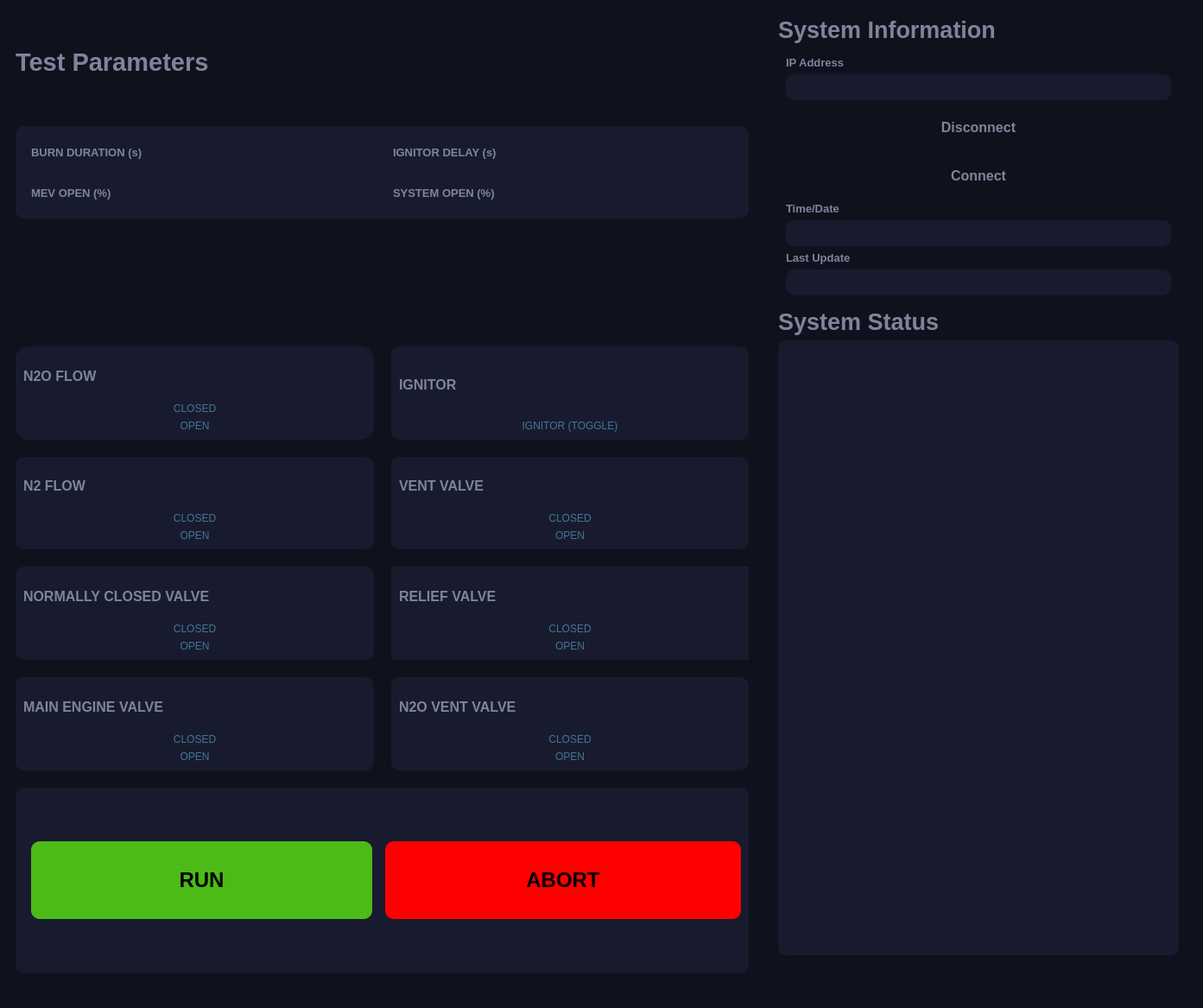
<?xml version="1.0" encoding="UTF-8"?>
<ui version="4.0">
 <class>MainWindow</class>
 <widget class="QMainWindow" name="MainWindow">
  <property name="geometry">
   <rect>
    <x>0</x>
    <y>0</y>
    <width>1393</width>
    <height>1167</height>
   </rect>
  </property>
  <property name="windowTitle">
   <string>MainWindow</string>
  </property>
  <property name="autoFillBackground">
   <bool>false</bool>
  </property>
  <property name="styleSheet">
   <string notr="true">background: #0f111d</string>
  </property>
  <property name="toolButtonStyle">
   <enum>Qt::ToolButtonIconOnly</enum>
  </property>
  <property name="animated">
   <bool>true</bool>
  </property>
  <property name="dockNestingEnabled">
   <bool>true</bool>
  </property>
  <property name="unifiedTitleAndToolBarOnMac">
   <bool>false</bool>
  </property>
  <widget class="QWidget" name="centralwidget">
   <property name="styleSheet">
    <string notr="true"/>
   </property>
   <layout class="QHBoxLayout" name="horizontalLayout_5">
    <item>
     <widget class="QFrame" name="sys_controls">
      <property name="autoFillBackground">
       <bool>false</bool>
      </property>
      <property name="styleSheet">
       <string notr="true">color: #0f111d;border: 0px</string>
      </property>
      <property name="frameShape">
       <enum>QFrame::StyledPanel</enum>
      </property>
      <property name="frameShadow">
       <enum>QFrame::Sunken</enum>
      </property>
      <layout class="QGridLayout" name="gridLayout">
       <property name="spacing">
        <number>20</number>
       </property>
       <item row="4" column="1">
        <widget class="QFrame" name="IG_frame">
         <property name="styleSheet">
          <string notr="true">border: 0px;background: #181b2e;border-radius: 10px;</string>
         </property>
         <property name="frameShape">
          <enum>QFrame::StyledPanel</enum>
         </property>
         <property name="frameShadow">
          <enum>QFrame::Plain</enum>
         </property>
         <layout class="QVBoxLayout" name="verticalLayout_3">
          <item>
           <widget class="QLabel" name="label_PV_3">
            <property name="font">
             <font>
              <pointsize>12</pointsize>
              <weight>75</weight>
              <bold>true</bold>
             </font>
            </property>
            <property name="styleSheet">
             <string notr="true">
border: none;color: #7f849a</string>
            </property>
            <property name="text">
             <string>IGNITOR</string>
            </property>
           </widget>
          </item>
          <item>
           <widget class="QPushButton" name="igniter_btn_toggle">
            <property name="enabled">
             <bool>false</bool>
            </property>
            <property name="styleSheet">
             <string notr="true">font: 12pt &quot;Segoe UI&quot;;
display:inline-block;
padding:0.35em 1.2em;
border:0.1em solid #3f3f3f;
margin:0 0.3em 0.3em 0;
border-radius:0.12em;
box-sizing: border-box;
text-decoration:none;
font-family:'Roboto',sans-serif;
font-weight:300;
color: #437596;
text-align:center;
transition: all 0.2s;</string>
            </property>
            <property name="text">
             <string>IGNITOR (TOGGLE)</string>
            </property>
           </widget>
          </item>
         </layout>
        </widget>
       </item>
       <item row="6" column="1">
        <widget class="QFrame" name="RV_frame">
         <property name="styleSheet">
          <string notr="true">border: 0px;background: #181b2e</string>
         </property>
         <property name="frameShape">
          <enum>QFrame::StyledPanel</enum>
         </property>
         <property name="frameShadow">
          <enum>QFrame::Plain</enum>
         </property>
         <layout class="QVBoxLayout" name="verticalLayout_6">
          <item>
           <widget class="QLabel" name="label_RV">
            <property name="font">
             <font>
              <pointsize>12</pointsize>
              <weight>75</weight>
              <bold>true</bold>
             </font>
            </property>
            <property name="styleSheet">
             <string notr="true">
border: none;color: #7f849a</string>
            </property>
            <property name="text">
             <string>RELIEF VALVE </string>
            </property>
           </widget>
          </item>
          <item>
           <widget class="QPushButton" name="RV_btn_off">
            <property name="styleSheet">
             <string notr="true">font: 12pt &quot;Segoe UI&quot;;
display:inline-block;
padding:0.35em 1.2em;
border:0.1em solid #3f3f3f;
margin:0 0.3em 0.3em 0;
border-radius:0.12em;
box-sizing: border-box;
text-decoration:none;
font-family:'Roboto',sans-serif;
font-weight:300;
color: #437596;
text-align:center;
transition: all 0.2s;</string>
            </property>
            <property name="text">
             <string>CLOSED</string>
            </property>
           </widget>
          </item>
          <item>
           <widget class="QPushButton" name="RV_btn_on">
            <property name="styleSheet">
             <string notr="true">font: 12pt &quot;Segoe UI&quot;;
display:inline-block;
padding:0.35em 1.2em;
border:0.1em solid #3f3f3f;
margin:0 0.3em 0.3em 0;
border-radius:0.12em;
box-sizing: border-box;
text-decoration:none;
font-family:'Roboto',sans-serif;
font-weight:300;
color: #437596;
text-align:center;
transition: all 0.2s;</string>
            </property>
            <property name="text">
             <string>OPEN</string>
            </property>
           </widget>
          </item>
         </layout>
        </widget>
       </item>
       <item row="7" column="1">
        <widget class="QFrame" name="N2OV_frame">
         <property name="styleSheet">
          <string notr="true">border: 0px;background: #181b2e;border-radius: 10px;</string>
         </property>
         <property name="frameShape">
          <enum>QFrame::StyledPanel</enum>
         </property>
         <property name="frameShadow">
          <enum>QFrame::Plain</enum>
         </property>
         <layout class="QVBoxLayout" name="verticalLayout_5">
          <item>
           <widget class="QLabel" name="label_PV_2">
            <property name="font">
             <font>
              <family>MS Shell Dlg 2</family>
              <pointsize>12</pointsize>
              <weight>75</weight>
              <italic>false</italic>
              <bold>true</bold>
             </font>
            </property>
            <property name="styleSheet">
             <string notr="true">
border: none;color: #7f849a</string>
            </property>
            <property name="text">
             <string>N2O VENT VALVE  </string>
            </property>
           </widget>
          </item>
          <item>
           <widget class="QPushButton" name="N2OV_btn_off">
            <property name="styleSheet">
             <string notr="true">font: 12pt &quot;Segoe UI&quot;;
display:inline-block;
padding:0.35em 1.2em;
border:0.1em solid #3f3f3f;
margin:0 0.3em 0.3em 0;
border-radius:0.12em;
box-sizing: border-box;
text-decoration:none;
font-family:'Roboto',sans-serif;
font-weight:300;
color: #437596;
text-align:center;
transition: all 0.2s;</string>
            </property>
            <property name="text">
             <string>CLOSED</string>
            </property>
           </widget>
          </item>
          <item>
           <widget class="QPushButton" name="N2OV_btn_on">
            <property name="styleSheet">
             <string notr="true">font: 12pt &quot;Segoe UI&quot;;
display:inline-block;
padding:0.35em 1.2em;
border:0.1em solid #3f3f3f;
margin:0 0.3em 0.3em 0;
border-radius:0.12em;
box-sizing: border-box;
text-decoration:none;
font-family:'Roboto',sans-serif;
font-weight:300;
color: #437596;
text-align:center;
transition: all 0.2s;</string>
            </property>
            <property name="text">
             <string>OPEN</string>
            </property>
           </widget>
          </item>
         </layout>
        </widget>
       </item>
       <item row="4" column="0">
        <widget class="QFrame" name="N2O_frame">
         <property name="styleSheet">
          <string notr="true">border: 0px;background: #181b2e;border-radius: 15px;</string>
         </property>
         <property name="frameShape">
          <enum>QFrame::StyledPanel</enum>
         </property>
         <property name="frameShadow">
          <enum>QFrame::Plain</enum>
         </property>
         <layout class="QVBoxLayout" name="verticalLayout_2">
          <item>
           <widget class="QLabel" name="label_N2O">
            <property name="font">
             <font>
              <family>MS Shell Dlg 2</family>
              <pointsize>12</pointsize>
              <weight>75</weight>
              <italic>false</italic>
              <bold>true</bold>
             </font>
            </property>
            <property name="styleSheet">
             <string notr="true">
border: none;color: #7f849a</string>
            </property>
            <property name="text">
             <string>N2O FLOW</string>
            </property>
           </widget>
          </item>
          <item>
           <widget class="QPushButton" name="N2O_btn_off">
            <property name="enabled">
             <bool>true</bool>
            </property>
            <property name="autoFillBackground">
             <bool>false</bool>
            </property>
            <property name="styleSheet">
             <string notr="true">font: 12pt &quot;Segoe UI&quot;;
display:inline-block;
padding:0.35em 1.2em;
border:0.1em solid #3f3f3f;
margin:0 0.3em 0.3em 0;
border-radius:0.12em;
box-sizing: border-box;
text-decoration:none;
font-family:'Roboto',sans-serif;
font-weight:300;
color: #437596;
text-align:center;
transition: all 0.2s;</string>
            </property>
            <property name="text">
             <string>CLOSED</string>
            </property>
            <property name="checkable">
             <bool>false</bool>
            </property>
           </widget>
          </item>
          <item>
           <widget class="QPushButton" name="N2O_btn_on">
            <property name="styleSheet">
             <string notr="true">font: 12pt &quot;Segoe UI&quot;;
display:inline-block;
padding:0.35em 1.2em;
border:0.1em solid #3f3f3f;
margin:0 0.3em 0.3em 0;
border-radius:0.12em;
box-sizing: border-box;
text-decoration:none;
font-family:'Roboto',sans-serif;
font-weight:300;
color: #437596;
text-align:center;
transition: all 0.2s;</string>
            </property>
            <property name="text">
             <string>OPEN</string>
            </property>
           </widget>
          </item>
         </layout>
        </widget>
       </item>
       <item row="5" column="1">
        <widget class="QFrame" name="VV_frame">
         <property name="styleSheet">
          <string notr="true">border: 0px;background: #181b2e;border-radius: 10px;</string>
         </property>
         <property name="frameShape">
          <enum>QFrame::StyledPanel</enum>
         </property>
         <property name="frameShadow">
          <enum>QFrame::Plain</enum>
         </property>
         <layout class="QVBoxLayout" name="verticalLayout_8">
          <item>
           <widget class="QLabel" name="label_VV">
            <property name="font">
             <font>
              <family>MS Shell Dlg 2</family>
              <pointsize>12</pointsize>
              <weight>75</weight>
              <italic>false</italic>
              <bold>true</bold>
             </font>
            </property>
            <property name="styleSheet">
             <string notr="true">;
border: none;color: #7f849a</string>
            </property>
            <property name="text">
             <string>VENT VALVE</string>
            </property>
           </widget>
          </item>
          <item>
           <widget class="QPushButton" name="VV_btn_off">
            <property name="styleSheet">
             <string notr="true">font: 12pt &quot;Segoe UI&quot;;
display:inline-block;
padding:0.35em 1.2em;
border:0.1em solid #3f3f3f;
margin:0 0.3em 0.3em 0;
border-radius:0.12em;
box-sizing: border-box;
text-decoration:none;
font-family:'Roboto',sans-serif;
font-weight:300;
color: #437596;
text-align:center;
transition: all 0.2s;</string>
            </property>
            <property name="text">
             <string>CLOSED</string>
            </property>
           </widget>
          </item>
          <item>
           <widget class="QPushButton" name="VV_btn_on">
            <property name="styleSheet">
             <string notr="true">font: 12pt &quot;Segoe UI&quot;;
display:inline-block;
padding:0.35em 1.2em;
border:0.1em solid #3f3f3f;
margin:0 0.3em 0.3em 0;
border-radius:0.12em;
box-sizing: border-box;
text-decoration:none;
font-family:'Roboto',sans-serif;
font-weight:300;
color: #437596;
text-align:center;
transition: all 0.2s;</string>
            </property>
            <property name="text">
             <string>OPEN</string>
            </property>
           </widget>
          </item>
         </layout>
        </widget>
       </item>
       <item row="2" column="0">
        <widget class="QLabel" name="valve_control_label">
         <property name="styleSheet">
          <string notr="true">font: 18pt &quot;MS Shell Dlg 2&quot;;181b2e</string>
         </property>
         <property name="text">
          <string> System Controls </string>
         </property>
        </widget>
       </item>
       <item row="0" column="0">
        <widget class="QLabel" name="test_parms_label">
         <property name="font">
          <font>
           <family>MS Shell Dlg 2</family>
           <pointsize>22</pointsize>
           <weight>75</weight>
           <italic>false</italic>
           <bold>true</bold>
          </font>
         </property>
         <property name="styleSheet">
          <string notr="true">color: #7f849a;</string>
         </property>
         <property name="text">
          <string>Test Parameters</string>
         </property>
        </widget>
       </item>
       <item row="8" column="0" rowspan="2" colspan="2">
        <widget class="QFrame" name="sys_info_frame_2">
         <property name="autoFillBackground">
          <bool>false</bool>
         </property>
         <property name="styleSheet">
          <string notr="true">background: #181b2e;border-radius: 10px;</string>
         </property>
         <property name="frameShape">
          <enum>QFrame::StyledPanel</enum>
         </property>
         <property name="frameShadow">
          <enum>QFrame::Sunken</enum>
         </property>
         <property name="lineWidth">
          <number>3</number>
         </property>
         <property name="midLineWidth">
          <number>3</number>
         </property>
         <layout class="QHBoxLayout" name="horizontalLayout">
          <item>
           <widget class="QFrame" name="frame">
            <property name="frameShape">
             <enum>QFrame::StyledPanel</enum>
            </property>
            <property name="frameShadow">
             <enum>QFrame::Raised</enum>
            </property>
            <layout class="QHBoxLayout" name="horizontalLayout_2">
             <item>
              <widget class="QPushButton" name="run_btn">
               <property name="sizePolicy">
                <sizepolicy hsizetype="Expanding" vsizetype="Fixed">
                 <horstretch>0</horstretch>
                 <verstretch>0</verstretch>
                </sizepolicy>
               </property>
               <property name="minimumSize">
                <size>
                 <width>0</width>
                 <height>90</height>
                </size>
               </property>
               <property name="font">
                <font>
                 <pointsize>18</pointsize>
                 <weight>75</weight>
                 <bold>true</bold>
                </font>
               </property>
               <property name="styleSheet">
                <string notr="true">background-color: rgb(76, 187, 23);
display:inline-block;
padding:0.5em 0.5em;
box-sizing: border-box;
text-decoration:none;
color:#000000;
text-align:center;
transition: all 0.2s;
border-radius: 10px;</string>
               </property>
               <property name="text">
                <string>RUN</string>
               </property>
              </widget>
             </item>
            </layout>
           </widget>
          </item>
          <item>
           <widget class="QPushButton" name="abort_btn">
            <property name="sizePolicy">
             <sizepolicy hsizetype="Expanding" vsizetype="Fixed">
              <horstretch>0</horstretch>
              <verstretch>0</verstretch>
             </sizepolicy>
            </property>
            <property name="minimumSize">
             <size>
              <width>0</width>
              <height>90</height>
             </size>
            </property>
            <property name="font">
             <font>
              <pointsize>18</pointsize>
              <weight>75</weight>
              <bold>true</bold>
             </font>
            </property>
            <property name="styleSheet">
             <string notr="true">display:inline-block;
padding:0.5em 0.5em;
background-color: rgb(255,0,0);
box-sizing: border-box;
text-decoration:none;
color:#000000;
text-align:center;
transition: all 0.2s;
</string>
            </property>
            <property name="text">
             <string>ABORT</string>
            </property>
           </widget>
          </item>
         </layout>
        </widget>
       </item>
       <item row="5" column="0">
        <widget class="QFrame" name="N2_frame">
         <property name="styleSheet">
          <string notr="true">border: 0px;background: #181b2e;border-radius: 10px;</string>
         </property>
         <property name="frameShape">
          <enum>QFrame::StyledPanel</enum>
         </property>
         <property name="frameShadow">
          <enum>QFrame::Plain</enum>
         </property>
         <layout class="QVBoxLayout" name="verticalLayout">
          <item>
           <widget class="QLabel" name="label_N2">
            <property name="font">
             <font>
              <pointsize>12</pointsize>
              <weight>75</weight>
              <bold>true</bold>
             </font>
            </property>
            <property name="styleSheet">
             <string notr="true">
border: none;color: #7f849a</string>
            </property>
            <property name="text">
             <string>N2 FLOW</string>
            </property>
           </widget>
          </item>
          <item>
           <widget class="QPushButton" name="N2_btn_off">
            <property name="styleSheet">
             <string notr="true">font: 12pt &quot;Segoe UI&quot;;
display:inline-block;
padding:0.35em 1.2em;
border:0.1em solid #3f3f3f;
margin:0 0.3em 0.3em 0;
border-radius:0.12em;
box-sizing: border-box;
text-decoration:none;
font-family:'Roboto',sans-serif;
font-weight:300;
color: #437596;
text-align:center;
transition: all 0.2s;</string>
            </property>
            <property name="text">
             <string>CLOSED</string>
            </property>
           </widget>
          </item>
          <item>
           <widget class="QPushButton" name="N2_btn_on">
            <property name="styleSheet">
             <string notr="true">font: 12pt &quot;Segoe UI&quot;;
display:inline-block;
padding:0.35em 1.2em;
border:0.1em solid #3f3f3f;
margin:0 0.3em 0.3em 0;
border-radius:0.12em;
box-sizing: border-box;
text-decoration:none;
font-family:'Roboto',sans-serif;
font-weight:300;
color: #437596;
text-align:center;
transition: all 0.2s;</string>
            </property>
            <property name="text">
             <string>OPEN</string>
            </property>
           </widget>
          </item>
         </layout>
        </widget>
       </item>
       <item row="1" column="0" colspan="2">
        <widget class="QFrame" name="test_parms_frame">
         <property name="styleSheet">
          <string notr="true">background: #181b2e;border-radius: 10px;</string>
         </property>
         <property name="frameShape">
          <enum>QFrame::StyledPanel</enum>
         </property>
         <property name="frameShadow">
          <enum>QFrame::Plain</enum>
         </property>
         <layout class="QGridLayout" name="gridLayout_2">
          <item row="2" column="1">
           <widget class="QFrame" name="BD_frame_2">
            <property name="frameShape">
             <enum>QFrame::StyledPanel</enum>
            </property>
            <property name="frameShadow">
             <enum>QFrame::Raised</enum>
            </property>
            <layout class="QHBoxLayout" name="horizontalLayout_6">
             <item>
              <widget class="QLabel" name="BD_label_2">
               <property name="font">
                <font>
                 <pointsize>10</pointsize>
                 <weight>75</weight>
                 <bold>true</bold>
                </font>
               </property>
               <property name="styleSheet">
                <string notr="true">color: #7f849a</string>
               </property>
               <property name="text">
                <string>MEV OPEN (%)</string>
               </property>
              </widget>
             </item>
             <item>
              <widget class="QLineEdit" name="BD_lineEdit_2"/>
             </item>
            </layout>
           </widget>
          </item>
          <item row="0" column="1">
           <widget class="QFrame" name="BD_frame">
            <property name="frameShape">
             <enum>QFrame::StyledPanel</enum>
            </property>
            <property name="frameShadow">
             <enum>QFrame::Raised</enum>
            </property>
            <layout class="QHBoxLayout" name="horizontalLayout_3">
             <item>
              <widget class="QLabel" name="BD_label">
               <property name="font">
                <font>
                 <pointsize>10</pointsize>
                 <weight>75</weight>
                 <bold>true</bold>
                </font>
               </property>
               <property name="styleSheet">
                <string notr="true">color: #7f849a</string>
               </property>
               <property name="text">
                <string>BURN DURATION (s)</string>
               </property>
              </widget>
             </item>
             <item>
              <widget class="QLineEdit" name="BD_lineEdit"/>
             </item>
            </layout>
           </widget>
          </item>
          <item row="0" column="2">
           <widget class="QFrame" name="ID_frame">
            <property name="frameShape">
             <enum>QFrame::StyledPanel</enum>
            </property>
            <property name="frameShadow">
             <enum>QFrame::Raised</enum>
            </property>
            <layout class="QHBoxLayout" name="horizontalLayout_4">
             <item>
              <widget class="QLabel" name="ID_label">
               <property name="font">
                <font>
                 <pointsize>10</pointsize>
                 <weight>75</weight>
                 <bold>true</bold>
                </font>
               </property>
               <property name="styleSheet">
                <string notr="true">color: #7f849a</string>
               </property>
               <property name="text">
                <string>IGNITOR DELAY (s)</string>
               </property>
              </widget>
             </item>
             <item>
              <widget class="QLineEdit" name="lineEdit_3"/>
             </item>
            </layout>
           </widget>
          </item>
          <item row="2" column="2">
           <widget class="QFrame" name="BD_frame_3">
            <property name="frameShape">
             <enum>QFrame::StyledPanel</enum>
            </property>
            <property name="frameShadow">
             <enum>QFrame::Raised</enum>
            </property>
            <layout class="QHBoxLayout" name="horizontalLayout_7">
             <item>
              <widget class="QLabel" name="BD_label_3">
               <property name="font">
                <font>
                 <pointsize>10</pointsize>
                 <weight>75</weight>
                 <bold>true</bold>
                </font>
               </property>
               <property name="styleSheet">
                <string notr="true">color: #7f849a</string>
               </property>
               <property name="text">
                <string>SYSTEM OPEN (%)</string>
               </property>
              </widget>
             </item>
             <item>
              <widget class="QLineEdit" name="BD_lineEdit_3"/>
             </item>
            </layout>
           </widget>
          </item>
         </layout>
        </widget>
       </item>
       <item row="6" column="0">
        <widget class="QFrame" name="NCV_frame">
         <property name="styleSheet">
          <string notr="true">border: 0px;background: #181b2e;border-radius: 10px;</string>
         </property>
         <property name="frameShape">
          <enum>QFrame::StyledPanel</enum>
         </property>
         <property name="frameShadow">
          <enum>QFrame::Plain</enum>
         </property>
         <property name="lineWidth">
          <number>0</number>
         </property>
         <layout class="QVBoxLayout" name="verticalLayout_7">
          <item>
           <widget class="QLabel" name="label">
            <property name="font">
             <font>
              <family>MS Shell Dlg 2</family>
              <pointsize>12</pointsize>
              <weight>75</weight>
              <italic>false</italic>
              <bold>true</bold>
             </font>
            </property>
            <property name="styleSheet">
             <string notr="true">
border: none;color: #7f849a</string>
            </property>
            <property name="text">
             <string>NORMALLY CLOSED VALVE</string>
            </property>
           </widget>
          </item>
          <item>
           <widget class="QPushButton" name="NCV_btn_off">
            <property name="styleSheet">
             <string notr="true">font: 12pt &quot;Segoe UI&quot;;
display:inline-block;
padding:0.35em 1.2em;
border:0.1em solid #3f3f3f;
margin:0 0.3em 0.3em 0;
border-radius:0.12em;
box-sizing: border-box;
text-decoration:none;
font-family:'Roboto',sans-serif;
font-weight:300;
color: #437596;
text-align:center;
transition: all 0.2s;</string>
            </property>
            <property name="text">
             <string>CLOSED</string>
            </property>
           </widget>
          </item>
          <item>
           <widget class="QPushButton" name="NCV_btn_on">
            <property name="styleSheet">
             <string notr="true">font: 12pt &quot;Segoe UI&quot;;
display:inline-block;
padding:0.35em 1.2em;
border:0.1em solid #3f3f3f;
margin:0 0.3em 0.3em 0;
border-radius:0.12em;
box-sizing: border-box;
text-decoration:none;
font-family:'Roboto',sans-serif;
font-weight:300;
color: #437596;
text-align:center;
transition: all 0.2s;</string>
            </property>
            <property name="text">
             <string>OPEN</string>
            </property>
           </widget>
          </item>
         </layout>
        </widget>
       </item>
       <item row="7" column="0">
        <widget class="QFrame" name="MEV_frame">
         <property name="styleSheet">
          <string notr="true">border: 0px;background: #181b2e;border-radius: 10px;</string>
         </property>
         <property name="frameShape">
          <enum>QFrame::StyledPanel</enum>
         </property>
         <property name="frameShadow">
          <enum>QFrame::Plain</enum>
         </property>
         <layout class="QVBoxLayout" name="verticalLayout_4">
          <item>
           <widget class="QLabel" name="label_MEV">
            <property name="font">
             <font>
              <pointsize>12</pointsize>
              <weight>75</weight>
              <bold>true</bold>
             </font>
            </property>
            <property name="styleSheet">
             <string notr="true">
border: none;color: #7f849a</string>
            </property>
            <property name="text">
             <string>MAIN ENGINE VALVE</string>
            </property>
           </widget>
          </item>
          <item>
           <widget class="QPushButton" name="MEV_btn_off">
            <property name="styleSheet">
             <string notr="true">font: 12pt &quot;Segoe UI&quot;;
display:inline-block;
padding:0.35em 1.2em;
border:0.1em solid #3f3f3f;
margin:0 0.3em 0.3em 0;
border-radius:0.12em;
box-sizing: border-box;
text-decoration:none;
font-family:'Roboto',sans-serif;
font-weight:300;
color: #437596;
text-align:center;
transition: all 0.2s;</string>
            </property>
            <property name="text">
             <string>CLOSED</string>
            </property>
           </widget>
          </item>
          <item>
           <widget class="QPushButton" name="MEV_btn_on">
            <property name="styleSheet">
             <string notr="true">font: 12pt &quot;Segoe UI&quot;;
display:inline-block;
padding:0.35em 1.2em;
border:0.1em solid #3f3f3f;
margin:0 0.3em 0.3em 0;
border-radius:0.12em;
box-sizing: border-box;
text-decoration:none;
font-family:'Roboto',sans-serif;
font-weight:300;
color: #437596;
text-align:center;
transition: all 0.2s;</string>
            </property>
            <property name="text">
             <string>OPEN</string>
            </property>
           </widget>
          </item>
         </layout>
        </widget>
       </item>
      </layout>
     </widget>
    </item>
    <item>
     <widget class="QFrame" name="column2_frame">
      <property name="styleSheet">
       <string notr="true">min-width: 300px;
max-width: 500px;
background: #0f111d</string>
      </property>
      <property name="frameShape">
       <enum>QFrame::StyledPanel</enum>
      </property>
      <property name="frameShadow">
       <enum>QFrame::Raised</enum>
      </property>
      <layout class="QVBoxLayout" name="verticalLayout_11" stretch="0">
       <property name="spacing">
        <number>14</number>
       </property>
       <property name="sizeConstraint">
        <enum>QLayout::SetNoConstraint</enum>
       </property>
       <property name="leftMargin">
        <number>9</number>
       </property>
       <property name="topMargin">
        <number>0</number>
       </property>
       <property name="bottomMargin">
        <number>0</number>
       </property>
       <item>
        <widget class="QFrame" name="print_sys_frame">
         <property name="focusPolicy">
          <enum>Qt::NoFocus</enum>
         </property>
         <property name="contextMenuPolicy">
          <enum>Qt::DefaultContextMenu</enum>
         </property>
         <property name="layoutDirection">
          <enum>Qt::LeftToRight</enum>
         </property>
         <property name="styleSheet">
          <string notr="true">border: 0px</string>
         </property>
         <property name="frameShape">
          <enum>QFrame::StyledPanel</enum>
         </property>
         <property name="frameShadow">
          <enum>QFrame::Sunken</enum>
         </property>
         <layout class="QVBoxLayout" name="verticalLayout_9">
          <property name="topMargin">
           <number>9</number>
          </property>
          <item>
           <widget class="QLabel" name="label_sys_info">
            <property name="font">
             <font>
              <pointsize>20</pointsize>
              <weight>75</weight>
              <bold>true</bold>
             </font>
            </property>
            <property name="styleSheet">
             <string notr="true">color: #7f849a</string>
            </property>
            <property name="text">
             <string>System Information</string>
            </property>
           </widget>
          </item>
          <item>
           <widget class="QFrame" name="sys_info_frame">
            <property name="autoFillBackground">
             <bool>false</bool>
            </property>
            <property name="frameShape">
             <enum>QFrame::StyledPanel</enum>
            </property>
            <property name="frameShadow">
             <enum>QFrame::Sunken</enum>
            </property>
            <property name="lineWidth">
             <number>0</number>
            </property>
            <layout class="QVBoxLayout" name="verticalLayout_10">
             <property name="topMargin">
              <number>9</number>
             </property>
             <property name="bottomMargin">
              <number>9</number>
             </property>
             <item>
              <widget class="QLabel" name="label_3">
               <property name="font">
                <font>
                 <pointsize>10</pointsize>
                 <weight>75</weight>
                 <bold>true</bold>
                </font>
               </property>
               <property name="styleSheet">
                <string notr="true">color: #7f849a</string>
               </property>
               <property name="text">
                <string>IP Address</string>
               </property>
              </widget>
             </item>
             <item>
              <widget class="QLineEdit" name="lineEdit_IPadress">
               <property name="minimumSize">
                <size>
                 <width>300</width>
                 <height>30</height>
                </size>
               </property>
               <property name="styleSheet">
                <string notr="true">background: #181b2e;border-radius: 10px;</string>
               </property>
              </widget>
             </item>
             <item>
              <widget class="QPushButton" name="disconnect_btn">
               <property name="minimumSize">
                <size>
                 <width>309</width>
                 <height>50</height>
                </size>
               </property>
               <property name="font">
                <font>
                 <pointsize>12</pointsize>
                 <weight>75</weight>
                 <bold>true</bold>
                 <underline>false</underline>
                 <strikeout>false</strikeout>
                </font>
               </property>
               <property name="styleSheet">
                <string notr="true">display:inline-block;
border:0.1em solid black;
margin:0 0.3em 0.3em 0;
border-radius:0.12em;
box-sizing: border-box;
text-decoration:none;
text-align:center;
transition: all 0.2s;
color: #7f849a</string>
               </property>
               <property name="text">
                <string>Disconnect</string>
               </property>
              </widget>
             </item>
             <item>
              <widget class="QPushButton" name="connect_btn">
               <property name="minimumSize">
                <size>
                 <width>309</width>
                 <height>50</height>
                </size>
               </property>
               <property name="font">
                <font>
                 <family>MS Shell Dlg 2</family>
                 <pointsize>12</pointsize>
                 <weight>75</weight>
                 <bold>true</bold>
                 <underline>false</underline>
                 <strikeout>false</strikeout>
                </font>
               </property>
               <property name="styleSheet">
                <string notr="true">display:inline-block;
border:0.1em solid black;
margin:0 0.3em 0.3em 0;
border-radius:0.12em;
box-sizing: border-box;
text-decoration:none;
text-align:center;
transition: all 0.2s;
color: #7f849a</string>
               </property>
               <property name="text">
                <string>Connect</string>
               </property>
              </widget>
             </item>
             <item>
              <widget class="QLabel" name="label_date">
               <property name="font">
                <font>
                 <pointsize>10</pointsize>
                 <weight>75</weight>
                 <bold>true</bold>
                </font>
               </property>
               <property name="styleSheet">
                <string notr="true">color: #7f849a</string>
               </property>
               <property name="text">
                <string>Time/Date</string>
               </property>
              </widget>
             </item>
             <item>
              <widget class="QLineEdit" name="lineEdit_date">
               <property name="minimumSize">
                <size>
                 <width>300</width>
                 <height>30</height>
                </size>
               </property>
               <property name="styleSheet">
                <string notr="true">background: #181b2e;border-radius: 10px;</string>
               </property>
              </widget>
             </item>
             <item>
              <widget class="QLabel" name="label_update">
               <property name="font">
                <font>
                 <pointsize>10</pointsize>
                 <weight>75</weight>
                 <bold>true</bold>
                </font>
               </property>
               <property name="styleSheet">
                <string notr="true">color: #7f849a</string>
               </property>
               <property name="text">
                <string>Last Update</string>
               </property>
              </widget>
             </item>
             <item>
              <widget class="QLineEdit" name="lineEdit_update">
               <property name="minimumSize">
                <size>
                 <width>300</width>
                 <height>30</height>
                </size>
               </property>
               <property name="styleSheet">
                <string notr="true">background: #181b2e;border-radius: 10px;</string>
               </property>
               <property name="text">
                <string/>
               </property>
              </widget>
             </item>
            </layout>
           </widget>
          </item>
          <item>
           <widget class="QLabel" name="label_sys_status">
            <property name="font">
             <font>
              <family>MS Shell Dlg 2</family>
              <pointsize>20</pointsize>
              <weight>75</weight>
              <italic>false</italic>
              <bold>true</bold>
             </font>
            </property>
            <property name="styleSheet">
             <string notr="true">color: #7f849a</string>
            </property>
            <property name="text">
             <string>System Status</string>
            </property>
           </widget>
          </item>
          <item>
           <widget class="QPlainTextEdit" name="statusbox">
            <property name="font">
             <font>
              <family>Consolas</family>
              <pointsize>16</pointsize>
             </font>
            </property>
            <property name="autoFillBackground">
             <bool>false</bool>
            </property>
            <property name="styleSheet">
             <string notr="true">background: #181b2e;border-radius: 10px;</string>
            </property>
           </widget>
          </item>
          <item alignment="Qt::AlignHCenter">
           <widget class="QLabel" name="label_2">
            <property name="styleSheet">
             <string notr="true">float:right;</string>
            </property>
            <property name="text">
             <string/>
            </property>
            <property name="pixmap">
             <pixmap>../../lemie/Downloads/ENGR 120/uvic_rocketry_logo.png</pixmap>
            </property>
           </widget>
          </item>
         </layout>
         <zorder>sys_info_frame</zorder>
         <zorder>label_2</zorder>
         <zorder>label_sys_info</zorder>
         <zorder>statusbox</zorder>
         <zorder>label_sys_status</zorder>
        </widget>
       </item>
      </layout>
     </widget>
    </item>
   </layout>
  </widget>
  <widget class="QStatusBar" name="statusbar"/>
 </widget>
 <resources/>
 <connections/>
</ui>
